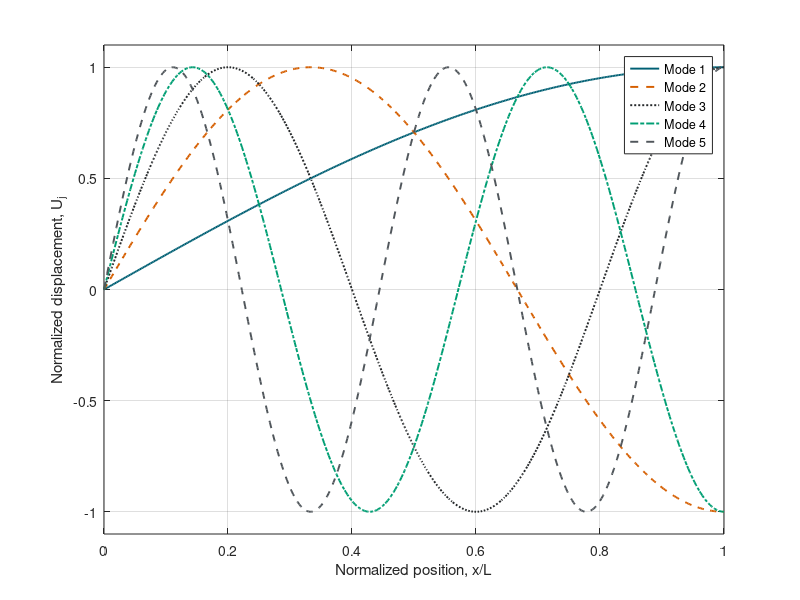
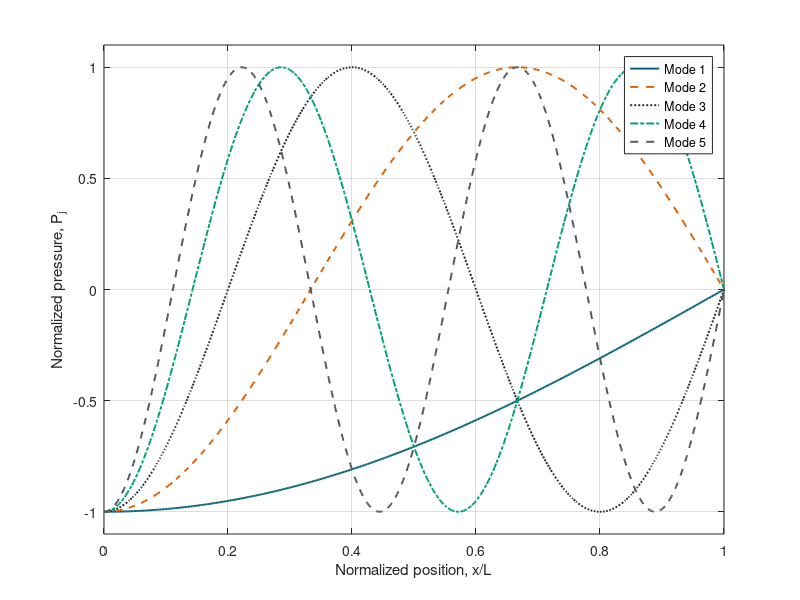

Source code (MATLAB) for these figures, in order:
% C.1. Air vibration in a closed-open tube.
clear; clc; close all;

N = 5;
x = linspace(0, 1, 401);
n = 2 * (1:N) - 1;

U = sin((n' * pi / 2) * x);
P = -cos((n' * pi / 2) * x);

C = [0 95 115; 213 94 0; 37 40 42; 0 158 115; 80 86 91] / 255;
ls = {'-', '--', ':', '-.', '--'};

fprintf('Closed-open tube. z_j = (2j-1)pi/2.\n');
fprintf('f_j/f_1 = ');
fprintf('%g ', n);
fprintf('\n');

figure('Color', 'w');
hold on;
for j = 1:N
    plot(x, U(j, :), 'Color', C(j, :), 'LineStyle', ls{j}, ...
        'LineWidth', 1.4, 'DisplayName', sprintf('Mode %d', j));
end
xlabel('Normalized position, x/L');
ylabel('Normalized displacement, U_j');
xlim([0 1]); ylim([-1.1 1.1]);
legend('Location', 'northeast'); grid on; box on;

figure('Color', 'w');
hold on;
for j = 1:N
    plot(x, P(j, :), 'Color', C(j, :), 'LineStyle', ls{j}, ...
        'LineWidth', 1.4, 'DisplayName', sprintf('Mode %d', j));
end
xlabel('Normalized position, x/L');
ylabel('Normalized pressure, P_j');
xlim([0 1]); ylim([-1.1 1.1]);
legend('Location', 'northeast'); grid on; box on;
